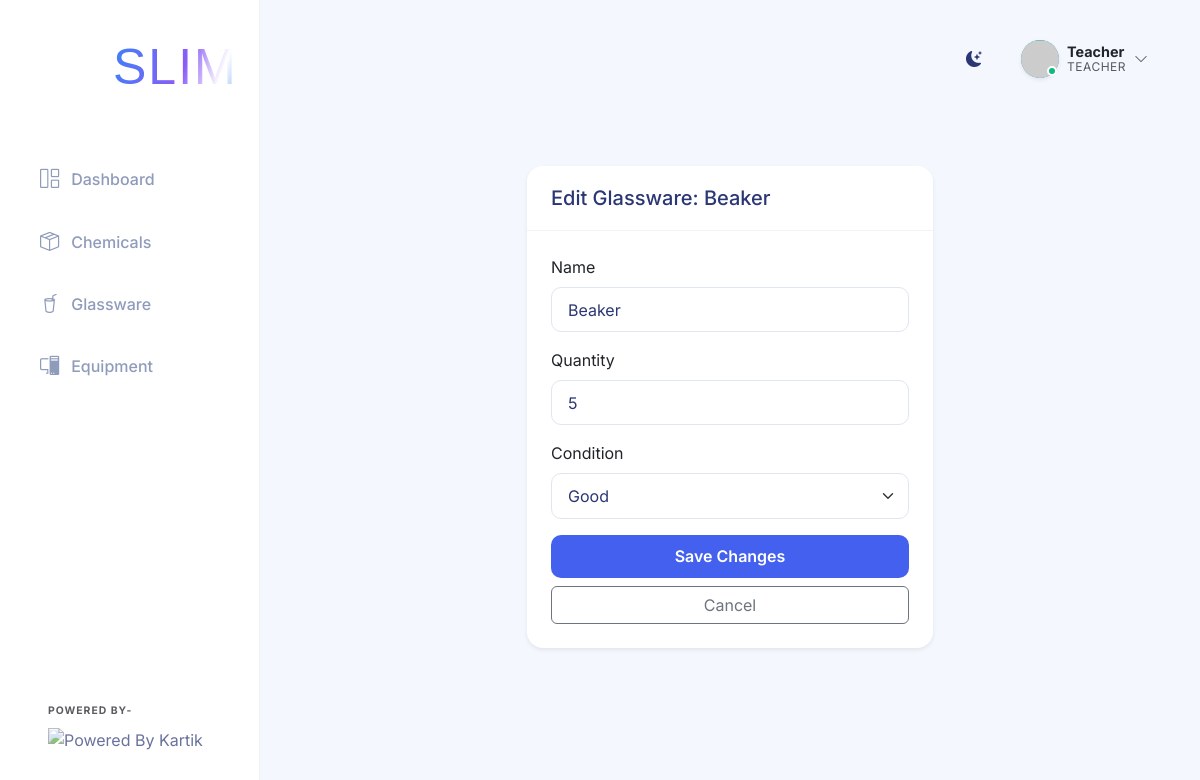
The app's page /glassware/1/edit (signed in) with its own data.
### app.py (models this page shows)
class User(UserMixin, db.Model):
    id = db.Column(db.Integer, primary_key=True)
    username = db.Column(db.String(100), unique=True, nullable=False)
    password_hash = db.Column(db.String(200), nullable=False)
    role = db.Column(db.String(50), nullable=False) # 'teacher', 'student', or 'developer'
    full_name = db.Column(db.String(150), nullable=True)
    roll_number = db.Column(db.String(50), nullable=True)
    email = db.Column(db.String(150), nullable=True)
    phone = db.Column(db.String(20), nullable=True)

class Glassware(db.Model):
    id = db.Column(db.Integer, primary_key=True)
    name = db.Column(db.String(150), nullable=False)
    quantity = db.Column(db.Integer, nullable=False, default=0)
    condition = db.Column(db.String(50), nullable=False) # Good, Damaged, etc.
    logs = db.relationship('GlasswareLog', backref='glassware', lazy=True, cascade="all, delete-orphan")

### app.py (the view, shortened to what this page needs)
@app.route('/glassware/<int:id>/edit', methods=['GET', 'POST'])
@teacher_required
def edit_glassware(id):
    item = Glassware.query.get_or_404(id)
    return render_template('edit_glassware.html', item=item)

### app.py (called while the page is built)
@login_manager.user_loader
def load_user(user_id):
    return User.query.get(int(user_id))

def teacher_required(f):
    @wraps(f)
    def decorated_function(*args, **kwargs):
        if not current_user.is_authenticated or current_user.role not in ['teacher', 'developer']:
            flash('You must be logged in as a teacher or developer to perform this action.', 'danger')
            return redirect(request.referrer or url_for('dashboard'))
        return f(*args, **kwargs)
    return decorated_function

### templates/edit_glassware.html (shortened to what this page needs)
{% extends 'base.html' %}
{% block content %}
<div class="container py-5">
    <div class="row justify-content-center">
        <div class="col-md-6">
            <div class="card shadow-sm">
                <div class="card-header bg-white">
                    <h5 class="mb-0">Edit Glassware: {{ item.name }}</h5>
                </div>
                <div class="card-body">
                    <form action="{{ url_for('edit_glassware', id=item.id) }}" method="POST">
                        <div class="mb-3">
                            <label class="form-label">Name</label>
                            <input type="text" name="name" class="form-control" value="{{ item.name }}" required>
                        </div>
                        <div class="mb-3">
                            <label class="form-label">Quantity</label>
                            <input type="number" name="quantity" class="form-control" value="{{ item.quantity }}" required>
                        </div>
                        <div class="mb-3">
                            <label class="form-label">Condition</label>
                            <select name="condition" class="form-select">
                                <option value="Good" {% if item.condition == 'Good' %}selected{% endif %}>Good</option>
                            </select>
                        </div>
                        <div class="d-grid gap-2">
                            <button type="submit" class="btn btn-primary">Save Changes</button>
                            <a href="{{ url_for('glassware_detail', id=item.id) }}" class="btn btn-outline-secondary">Cancel</a>
                        </div>
                    </form>
                </div>
            </div>
        </div>
    </div>
</div>
{% endblock %}

### templates/base.html (shortened to what this page needs)
<!DOCTYPE html>
<html lang="en">
<head>
    <link href="https://cdn.jsdelivr.net/npm/bootstrap@5.3.0/dist/css/bootstrap.min.css" rel="stylesheet">
    <link rel="stylesheet" href="{{ url_for('static', filename='css/style.css') }}">
    <link rel="stylesheet" href="https://cdn.jsdelivr.net/npm/bootstrap-icons@1.10.5/font/bootstrap-icons.css">
</head>
<body>
    <div class="app-container">
        <nav class="sidebar d-flex flex-column">
            <div class="sidebar-header">
                <a class="navbar-brand d-flex align-items-center morph-logo" href="{{ url_for('dashboard') }}"
                    style="text-decoration: none;">
                    <div class="me-1 d-flex justify-content-center align-items-center"
                        style="width: 80px; height: 80px; margin-left: -5px;">
                        <dotlottie-player src="{{ url_for('static', filename='logo.lottie') }}" background="transparent"
                            speed="1" style="width: 80px; height: 80px;" loop autoplay></dotlottie-player>
                    </div>
                    <div class="logo-text-container">
                        <div class="logo-text main-text">
                            <span class="slim-text-animated">SLIM</span>
                        </div>
                    </div>
                </a>
            </div>
            <ul class="nav flex-column sidebar-nav mt-3">
                <li class="nav-item">
                    <a class="nav-link {% if request.endpoint == 'dashboard' %}active{% endif %}"
                        href="{{ url_for('dashboard') }}">
                        <i class="bi bi-grid-1x2"></i> Dashboard
                    </a>
                </li>
                <li class="nav-item">
                    <a class="nav-link {% if request.endpoint == 'chemicals' or request.endpoint == 'add_chemical' or request.endpoint == 'chemical_detail' %}active{% endif %}"
                        href="{{ url_for('chemicals') }}">
                        <i class="bi bi-box-seam"></i> Chemicals
                    </a>
                </li>
                <li class="nav-item">
                    <a class="nav-link {% if request.endpoint == 'glassware' %}active{% endif %}"
                        href="{{ url_for('glassware') }}">
                        <i class="bi bi-cup-straw"></i> Glassware
                    </a>
                </li>
                <li class="nav-item">
                    <a class="nav-link {% if request.endpoint == 'equipment' %}active{% endif %}"
                        href="{{ url_for('equipment') }}">
                        <i class="bi bi-pc-display"></i> Equipment
                    </a>
                </li>
            </ul>
            <div class="sidebar-footer mt-auto p-4 text-start">
                <small class="text-muted d-block fw-bold text-uppercase mb-2"
                    style="font-size: 0.65rem; letter-spacing: 1px;">Powered By-</small>
                <img src="https://student.camu.in/camu_attachment/get/6696654be0b1fd900cf3997c" alt="Powered By Kartik"
                    class="img-fluid powered-logo">
            </div>
        </nav>
        <main class="main-content">
            <header class="top-header d-flex justify-content-between align-items-center mb-4">
                <div class="d-flex align-items-center">
                    <div class="theme-toggle" id="themeToggle" title="Toggle Dark/Light Mode">
                        <i class="bi bi-moon-stars-fill"></i>
                    </div>
                    <div class="user-profile dropdown">
                        <div class="profile-trigger d-flex align-items-center" {% if current_user.is_authenticated
                            %}data-bs-toggle="dropdown" {% else %}data-bs-toggle="modal" data-bs-target="#loginModal" {%
                            endif %}>
                            {% if current_user.is_authenticated %}
                            <div class="avatar-wrapper me-2">
                                <div class="avatar-circle {% if current_user.role == 'developer' %}bg-developer{% elif current_user.role == 'teacher' %}bg-teacher{% else %}bg-student{% endif %} shadow-sm"
                                    style="padding: 0; overflow: hidden;">
                                    <img src="https://api.dicebear.com/9.x/bottts/svg?seed={{ current_user.username }}&backgroundColor=transparent"
                                        alt="Avatar"
                                        style="width: 100%; height: 100%; object-fit: cover; transform: scale(1.1) translateY(2px);">
                                </div>
                                <div class="status-indicator online"></div>
                            </div>
                            <div class="user-info d-none d-sm-block">
                                <div class="user-name fw-bold text-dark">{{ current_user.username|capitalize }}</div>
                                <div class="user-role text-muted">{{ current_user.role|capitalize }}</div>
                            </div>
                            <i class="bi bi-chevron-down ms-2 text-muted small"></i>
                            {% else %}
                            <div class="avatar-circle bg-secondary shadow-sm me-2">
                                <i class="bi bi-person"></i>
                            </div>
                            <span class="fw-medium text-dark">Login</span>
                            {% endif %}
                        </div>
                    </div>
            </header>
            <div class="content-wrapper">
                {% block content %}{% endblock %}
            </div>
        </main>
    </div>
</body>
</html>

### records on screen
User: username "Teacher", role "TEACHER"
Glassware: name "Beaker", quantity "5", condition "Good"
